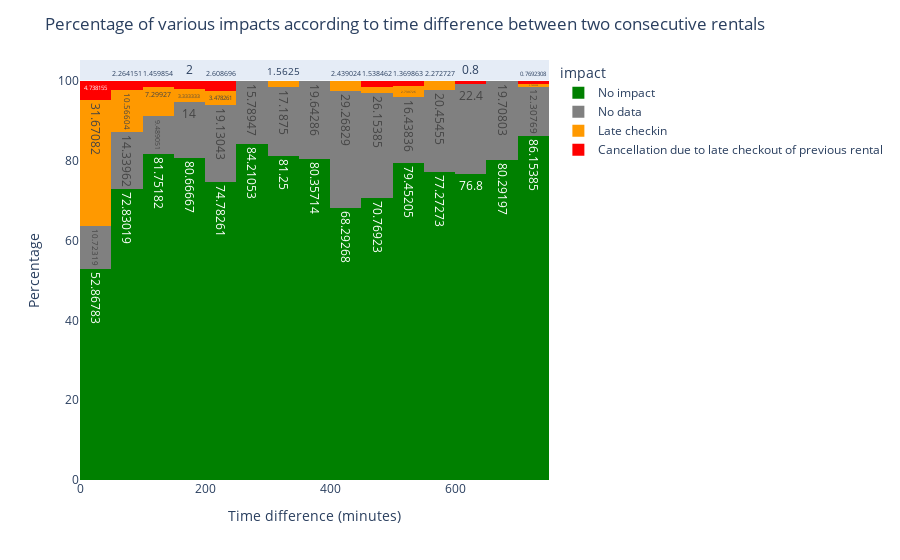

The notebook cell this image was saved under:
### Code cell
timedelta_avg = df1['time_delta_with_previous_rental_in_minutes_current'].mean()
fig = px.histogram(df1, x = "time_delta_with_previous_rental_in_minutes_current", 
                   color = 'impact', color_discrete_map=color_mapping,
                   barnorm='percent', text_auto=True ,
                   nbins=30)
fig.update_layout(title="Percentage of various impacts according to time difference between two consecutive rentals",xaxis_title="Time difference (minutes)",yaxis_title="Percentage",showlegend=True)
fig.show()

### Figure 1 — Plotly figure (JSON) as saved in the notebook; plotly's stock layout.template omitted (floating-point values rounded to 4 significant figures; data arrays with more than 128 entries replaced by an {"elided": "..."} marker saying what was removed)
{"data": [{"alignmentgroup": "True", "bingroup": "x", "hovertemplate": "impact=No impact<br>time_delta_with_previous_rental_in_minutes_current=%{x}<br>count (normalized as percent)=%{y}<extra></extra>", "legendgroup": "No impact", "marker": {"color": "green", "pattern": {"shape": ""}}, "name": "No impact", "nbinsx": 30, "offsetgroup": "No impact", "orientation": "v", "showlegend": true, "texttemplate": "%{value}", "type": "histogram", "x": {"elided": "1337 int values"}, "xaxis": "x", "yaxis": "y"}, {"alignmentgroup": "True", "bingroup": "x", "hovertemplate": "impact=No data<br>time_delta_with_previous_rental_in_minutes_current=%{x}<br>count (normalized as percent)=%{y}<extra></extra>", "legendgroup": "No data", "marker": {"color": "grey", "pattern": {"shape": ""}}, "name": "No data", "nbinsx": 30, "offsetgroup": "No data", "orientation": "v", "showlegend": true, "texttemplate": "%{value}", "type": "histogram", "x": {"elided": "286 int values"}, "xaxis": "x", "yaxis": "y"}, {"alignmentgroup": "True", "bingroup": "x", "hovertemplate": "impact=Late checkin<br>time_delta_with_previous_rental_in_minutes_current=%{x}<br>count (normalized as percent)=%{y}<extra></extra>", "legendgroup": "Late checkin", "marker": {"color": "#FF9900", "pattern": {"shape": ""}}, "name": "Late checkin", "nbinsx": 30, "offsetgroup": "Late checkin", "orientation": "v", "showlegend": true, "texttemplate": "%{value}", "type": "histogram", "x": {"elided": "181 int values"}, "xaxis": "x", "yaxis": "y"}, {"alignmentgroup": "True", "bingroup": "x", "hovertemplate": "impact=Cancellation due to late checkout of previous rental<br>time_delta_with_previous_rental_in_minutes_current=%{x}<br>count (normalized as percent)=%{y}<extra></extra>", "legendgroup": "Cancellation due to late checkout of previous rental", "marker": {"color": "red", "pattern": {"shape": ""}}, "name": "Cancellation due to late checkout of previous rental", "nbinsx": 30, "offsetgroup": "Cancellation due to late checkout of previous rental", "orientation": "v", "showlegend": true, "texttemplate": "%{value}", "type": "histogram", "x": [0, 0, 0, 0, 0, 0, 0, 0, 0, 0, 0, 0, 0, 30, 60, 30, 240, 150, 180, 210, 120, 0, 510, 60, 120, 0, 240, 0, 450, 0, 630, 60, 720, 60, 150, 90, 60], "xaxis": "x", "yaxis": "y"}], "layout": {"barmode": "relative", "barnorm": "percent", "legend": {"title": {"text": "impact"}, "tracegroupgap": 0}, "margin": {"t": 60}, "showlegend": true, "title": {"text": "Percentage of various impacts according to time difference between two consecutive rentals"}, "xaxis": {"anchor": "y", "domain": [0, 1], "title": {"text": "Time difference (minutes)"}}, "yaxis": {"anchor": "x", "domain": [0, 1], "title": {"text": "Percentage"}}}}
